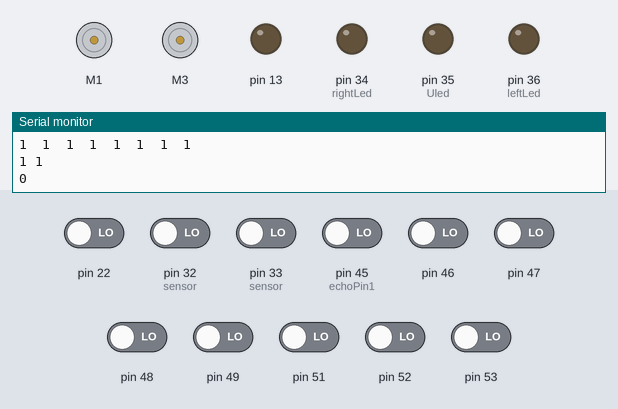
Bench run of a sketch on a simulated Arduino Mega 2560, built with avr-gcc and run on an emulated ATmega2560. Shown: 2 × DC motor (green arrow = forward, orange = backward, longer = faster), output pins drawn as LEDs (lit = HIGH), the last lines printed to the serial monitor. The test bench sets the inputs (shaded band); at power-on: pin 22, pin 32 (sensor), pin 33 (sensor), pin 45 (echoPin1), pin 46–49, pin 51–53 LOW. Pins used as bus, display or sensor lines are not drawn.

Above: at 13.1 s.
13.2 s: pin 22 driven HIGH
At 15.6 s:
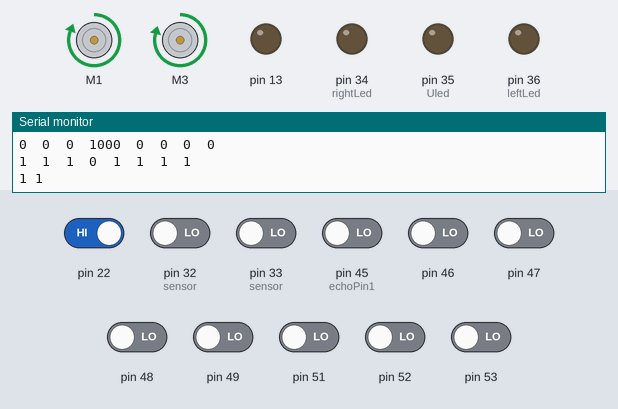
16.2 s: pin 32 (sensor) driven HIGH
At 18.5 s:
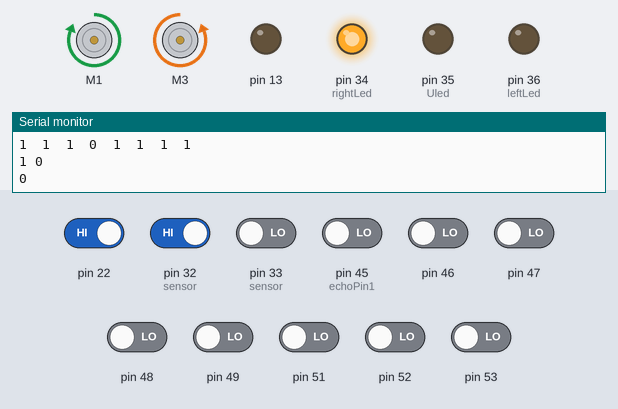
19.2 s: pin 32 (sensor) driven LOW
At 20.1 s:
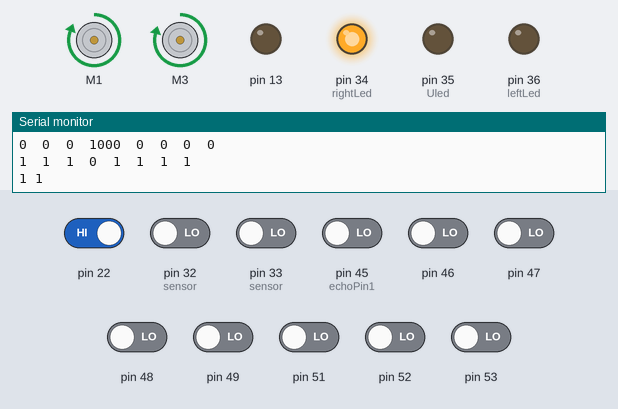
22.1 s: pin 33 (sensor) driven HIGH
At 24.1 s:
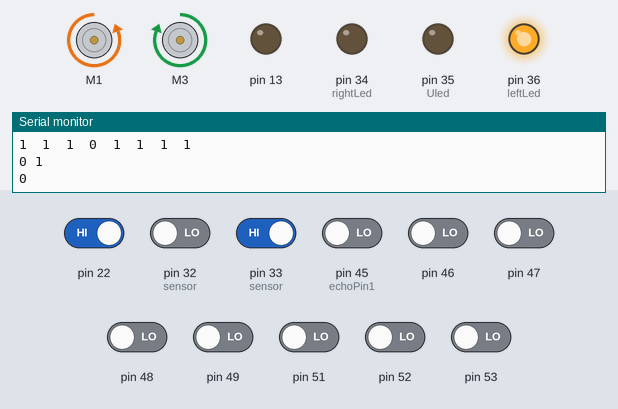
25.1 s: pin 33 (sensor) driven LOW
At 25.7 s:
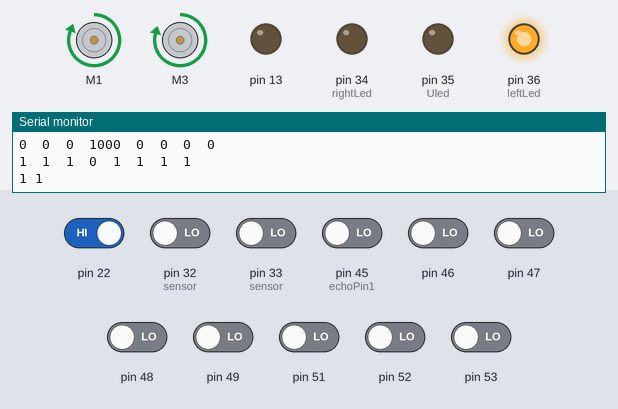
27.7 s: pin 46 driven HIGH
At 29.7 s:
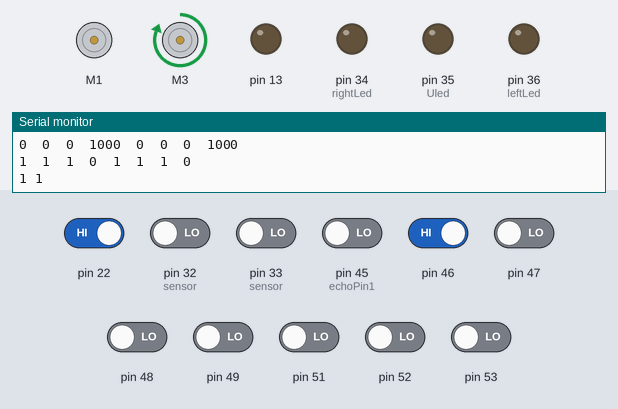
Timing chart, 0 to 31.7 s (numbered marks = the images above; inputs shaded):
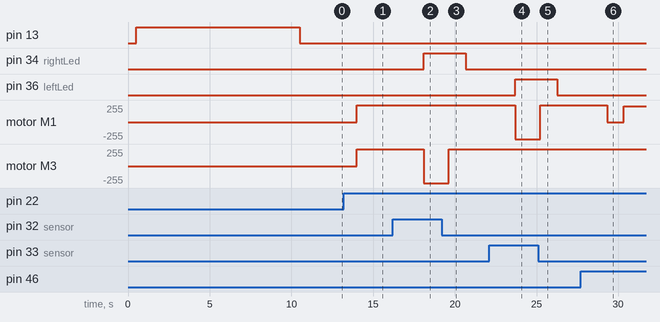

Measured:
- after the input at 13.2 s, motor M1: stopped → forward 255/255 after 0.80 s
- after the input at 16.2 s, pin 34 (rightLed): LOW → HIGH after 1.9 s; motor M3: forward 249/255 → backward 255/255 after 1.9 s
- after the input at 19.2 s, pin 34 (rightLed): HIGH → LOW after 1.5 s; motor M3: backward 255/255 → forward 249/255 after 0.42 s
- after the input at 22.1 s, pin 36 (leftLed): LOW → HIGH after 1.6 s; motor M1: forward 255/255 → backward 255/255 after 1.6 s; motor M3: forward 249/255 → forward 255/255 after 1.6 s
- after the input at 25.1 s, pin 36 (leftLed): HIGH → LOW after 1.2 s; motor M1: backward 255/255 → forward 255/255 after 0.12 s; motor M3: forward 255/255 → forward 249/255 after 0.12 s
- after the input at 27.7 s, motor M1: forward 255/255 → stopped after 1.6 s, → forward 237/255 1.0 s later; motor M3: forward 249/255 → forward 255/255 after 1.6 s

The sketch:

with_4_motors.ino
```cpp
#include <QTRSensors.h>
#include <AFMotor.h>

#define NUM_SENSORS   8     // number of sensors used
#define TIMEOUT       2500  // waits for 2500 microseconds for sensor outputs to go low
#define EMITTER_PIN   2     // emitter is controlled by digital pin 2

#define trigPin1 44
#define echoPin1 45


AF_DCMotor motor1(1), motor2(3);//motor4(3),motor3(4);

int delayValue = 500;

int crit = 500;
int SpeedMax = 255;
int high = 255;
int normal = SpeedMax;
// these are sonar variables
int speedmax = SpeedMax;
int speedL = 0;
int speedR = 0;


int sensorLeft, sensorRight;


// variables for sonar distance calculation
long Sonar_duration1, Sonar_distance1;

// PID gain for Wall follow
int Sonar_Kp = 50;
int Sonar_Kd = 20;
int Sonar_Ki = 0;

// pid calculation variables for sonar
int Sonar_preverror = 0;
int Sonar_error = 0;
int Sonar_derror = 0;
int Sonar_ierror = 0;

int Sonar_U;
int setpoint = 18; // Have to callibrate it according to the track.


// PID gain for line follow. initially set zero.
float Kp =0;
float Kd =0;
float Ki =0;

// PID calculation for wall follow.
int preverror = 0;
int error = 0;
int derror = 0;
int ierror = 0;
int U;

int Uled= 35;
int rightLed = 34;
int leftLed = 36;
//int sLed = 42;

int follow=0;
int notfollow=1;
float avg[10];
float total;


// sensors 0 through 7 are connected to digital pins 3 through 10, respectively
QTRSensorsRC qtrrc((unsigned char[]) {53, 52, 51, 22, 49, 48, 47, 46}, //53 left most sensor and 46 rightmost sensorValues[0]= LeftMost sensorValues[7]= rightMost
  NUM_SENSORS, TIMEOUT, EMITTER_PIN);
unsigned int sensorValues[NUM_SENSORS];


void setup()
{

  delay(500);
  pinMode(13, OUTPUT);
  digitalWrite(13, HIGH);    // turn on Arduino's LED to indicate we are in calibration mode
  for (int i = 0; i < 400; i++)  // make the calibration take about 10 seconds
  {
    qtrrc.calibrate();       // reads all sensors 10 times at 2500 us per read (i.e. ~25 ms per call)
  }
  digitalWrite(13, LOW);     // turn off Arduino's LED to indicate we are through with calibration

  // print the calibration minimum values measured when emitters were on
  Serial.begin(9600);


  for (int i = 0; i < NUM_SENSORS; i++)
  {
    Serial.print(qtrrc.calibratedMinimumOn[i]);
    Serial.print(' ');
  }
  Serial.println();

  // print the calibration maximum values measured when emitters were on
  for (int i = 0; i < NUM_SENSORS; i++)
  {
    Serial.print(qtrrc.calibratedMaximumOn[i]);
    Serial.print(' ');
  }
  Serial.println();
  Serial.println();
  delay(1000);

  Serial.println("Motor test!");

  // turn on motor
  motor1.setSpeed(SpeedMax);
  motor1.run(RELEASE);
  motor2.setSpeed(SpeedMax);
  motor2.run(RELEASE);

  for (int i=0; i<10; i++)
  {
  sensorRead();
  if (sensorValues[0]==1 && sensorValues[7]==1)
  {
    avg[i] = 0;
  }
  else avg[i] =1;
  }

  total = (avg[0]+avg[1]+avg[2]+avg[3]+avg[4]+avg[5]+avg[6]+avg[7]+avg[8]+avg[9])/10;
 if (total>0.5)
 {
   follow =1;
   notfollow=0;
 }
 else
 {
   follow =0;
   notfollow=1;
 }

   pinMode(Uled, OUTPUT);
   pinMode(rightLed, OUTPUT);
   pinMode(leftLed, OUTPUT);
   //pinMode(sLed, OUTPUT);

   pinMode(trigPin1, OUTPUT);
   pinMode(echoPin1, INPUT);

}


void loop()
{
  SpeedMax = normal;
  sensorRead();
  Side();

  Serial.println(Sonar_distance1);

  digitalWrite (Uled,LOW);
  digitalWrite (rightLed,LOW);
  digitalWrite (leftLed,LOW);
 /*
  if (sensorValues[0]!=follow && sensorValues[1] != follow && sensorValues[2] !=follow && sensorValues[3] != follow && sensorValues[4]!= follow && sensorValues[5] != follow && sensorValues[6] != follow && sensorValues[7] != follow  && sensorRight!=follow && sensorLeft!=follow && Sonar_distance1 > 25)
  {
   delay(400);
   if (sensorValues[0]!=follow && sensorValues[1] != follow && sensorValues[2] !=follow && sensorValues[3] != follow && sensorValues[4]!= follow && sensorValues[5] != follow && sensorValues[6] != follow && sensorValues[7] != follow  && sensorRight!=follow && sensorLeft!=follow && Sonar_distance1 > 25)
   {
     digitalWrite (Uled,HIGH);
     //delay(300);
     while(sensorValues[2] !=follow && sensorValues[3] !=follow && sensorValues[4] !=follow && sensorValues[5] !=follow)
     {
        turnU();
        sensorRead();
     }
   }

  }
  */

  // Follow Wall
  if (sensorValues[0]!=follow && sensorValues[1] != follow && sensorValues[2] !=follow && sensorValues[3] != follow && sensorValues[4]!= follow && sensorValues[5] != follow && sensorValues[6] != follow && sensorValues[7] != follow  && sensorRight!=follow && sensorLeft!=follow && Sonar_distance1 < 25)
  {
     while (sensorValues[0]!=follow && sensorValues[1] != follow && sensorValues[2] !=follow && sensorValues[3] != follow && sensorValues[4]!= follow && sensorValues[5] != follow && sensorValues[6] != follow && sensorValues[7] != follow)
    {
       Side();


       Sonar_error = setpoint - Sonar_distance1;

       Sonar_derror = Sonar_error - Sonar_preverror;
       Sonar_ierror += Sonar_error;
       Sonar_U = Sonar_Kp * Sonar_error + Sonar_Kd * Sonar_derror + Sonar_Ki * Sonar_ierror;
       Sonar_preverror = Sonar_error;


      if ( Sonar_U > 0 )
    {
      speedL = speedmax - Sonar_U;
      speedR = speedmax;
    }


    else if ( Sonar_U < 0 )
    {
      speedR = speedmax + Sonar_U;
      speedL = speedmax;
    }

    else
    {
      speedL = speedmax;
      speedR = speedmax;
    }


      if ( speedR < 1 )   speedR = 0;
      if ( speedL < 1 )   speedL = 0;

      motor1.run(FORWARD);
      motor1.setSpeed(speedL);


      motor2.run(FORWARD);
      motor2.setSpeed(speedR);


      Serial.print(Sonar_error);
      Serial.print("           ");
      Serial.print(speedL);
      Serial.print(" ");
      Serial.println(speedR);
      Serial.print(" ");
      Serial.println(Sonar_distance1);

      sensorRead();

    }
  }

  else if (sensorRight==follow)
  {

      digitalWrite (rightLed,HIGH);

      while(sensorRight==follow)
    {

      turnRight();
      delay(delayValue); // last editied
      sensorRead();
    }

  }


  else if(sensorRight==follow && sensorLeft==follow)
    {
      digitalWrite (rightLed,HIGH);

      while(sensorRight==follow)
    {

      turnRight();
      delay(delayValue); // last editied
      sensorRead();
    }
  }


  else if (sensorRight==follow  && (sensorValues[3] == follow || sensorValues[4] == follow))
  {
      digitalWrite (rightLed,HIGH);
      while(sensorRight==follow)
    {

      turnRight();
      delay(delayValue); // to be adjustable.
      sensorRead();
    }
 }
 //Turn Left while straight is available
 else if(sensorLeft ==follow  && sensorRight!=follow && (sensorValues[3] == follow || sensorValues[4] == follow))
  {
    digitalWrite (leftLed,HIGH);
    while (sensorLeft==follow)
    {
     turnLeft();
     delay(delayValue);
     sensorRead();
    }
  }

  // Turn left condition without intersection.
  else if (sensorLeft==follow && sensorRight!=follow && sensorValues[3]!=follow && sensorValues[4]!=follow)
  {
    digitalWrite (leftLed,HIGH);
    while(sensorValues[2]!=follow && sensorValues[3]!=follow && sensorValues[4]!=follow && sensorValues[5]!=follow)
    {
      turnLeft();
      //delay(300);
      sensorRead();
    }
  }


  //Turn Right Condition
  else if (sensorRight==follow && sensorLeft!=follow && sensorValues[3]!=follow && sensorValues[4]!=follow)
  {
    digitalWrite (rightLed,HIGH);
     while (sensorValues[2]!=follow && sensorValues[3]!=follow && sensorValues[4]!=follow && sensorValues[5]!=follow)
    {
      turnRight();
      sensorRead();
    }

  }


  else if(sensorValues[1]== follow || sensorValues[2]== follow || sensorValues[3]== follow || sensorValues[4]== follow || sensorValues[5]== follow || sensorValues[6]==follow)
  {
    SpeedMax=high;

    Kp = 6; //50
    Kd = 70; //100
    Ki = 0;
  }


  else
  {
    Kp = 100;
    Kd = 0;
    Ki = 0;
  }


  error =  (-4*sensorValues[0])  +(-3*sensorValues[1])  + (-2*sensorValues[2]) + (-1*sensorValues[3]) + (1*sensorValues[4]) + (2*sensorValues[5]) + (3*sensorValues[6])  +(4*sensorValues[7]);
  derror = error - preverror;
  ierror += error;
  U = Kp * error + Kd * derror + Ki * ierror;
  preverror = error;


  if(U<-SpeedMax) U=-SpeedMax;
  if(U>SpeedMax) U=SpeedMax;


  if(U>0)
  {
    motor1.run(FORWARD);
    motor1.setSpeed(SpeedMax);

    motor2.run(FORWARD);
    motor2.setSpeed(SpeedMax-U);


  }
  else if(U<0)
  {
    motor1.run(FORWARD);
    motor1.setSpeed(SpeedMax+U);


    motor2.run(FORWARD);
    motor2.setSpeed(SpeedMax);

  }
  else if (error==0)
  {
    motor1.run(FORWARD);
    motor1.setSpeed(SpeedMax);

    motor2.run(FORWARD);
    motor2.setSpeed(SpeedMax);

  }
  else if (U==0)
  {
    motor1.run(FORWARD);
    motor1.setSpeed(SpeedMax);

    motor2.run(FORWARD);
    motor2.setSpeed(SpeedMax);

  }


}


void sensorRead()
{
  // read calibrated sensor values and obtain a measure of the line position from 0 to 5000
  // To get raw sensor values, call:
  //  qtrrc.read(sensorValues); instead of unsigned int position = qtrrc.readLine(sensorValues);
  unsigned int position = qtrrc.readLine(sensorValues);

  // print the sensor values as numbers from 0 to 1000, where 0 means maximum reflectance and
  // 1000 means minimum reflectance, followed by the line position
  for (unsigned char i = 0; i < NUM_SENSORS; i++)
  {
    Serial.print(sensorValues[i]);
    Serial.print('\t');
  }
  Serial.println(); // uncomment this line if you are using raw values
  //Serial.println(position); // comment this line out if you are using raw values

  //delay(250);

  for (unsigned char i = 0; i < NUM_SENSORS; i++)
  {
    if(sensorValues[i]<crit)
     {
       sensorValues[i]=1;
     }
     else sensorValues[i]=0;
  }

  //for black line 0 1 for white line 1 0
  for (unsigned char i = 0; i < NUM_SENSORS; i++)
  {
    Serial.print(sensorValues[i]);
    Serial.print('\t');
  }
  Serial.println(); // uncomment this line if you are using raw values

   sensorLeft = digitalRead(33);
   if (sensorLeft == 1)
   {
     sensorLeft=0;
   }
   else sensorLeft =1;
   Serial.print(sensorLeft);
   Serial.print(' ');

   sensorRight = digitalRead(32);
   if (sensorRight == 1)
   {
     sensorRight=0;
   }
   else sensorRight =1;

   Serial.print(sensorRight);
   Serial.println(' ');

   Serial.println(); // uncomment this line if you are using raw values
   //delay(1000);
}


void Side()
{
  digitalWrite(trigPin1, LOW);
  delay(2);
  digitalWrite(trigPin1, HIGH);
  delay(10);
  digitalWrite(trigPin1, LOW);
  Sonar_duration1 = pulseIn(echoPin1, HIGH);
  Sonar_distance1 = (Sonar_duration1/2) / 29.1;
}


void Stop()
{

    motor1.run(FORWARD);
    motor1.setSpeed(0);

    motor2.run(FORWARD);
    motor2.setSpeed(0);

}

void turnLeft()
{
    motor1.run(BACKWARD);
    motor1.setSpeed(SpeedMax);

    motor2.run(FORWARD);
    motor2.setSpeed(SpeedMax);
}


void turnRight()
{
    motor1.run(FORWARD);
    motor1.setSpeed(SpeedMax);

    motor2.run(BACKWARD);
    motor2.setSpeed(SpeedMax);
}

void goStraight()
{
    motor1.run(FORWARD);
    motor1.setSpeed(SpeedMax);


    motor2.run(FORWARD);
    motor2.setSpeed(SpeedMax);

}

void turnU()
{
    motor1.run(FORWARD);
    motor1.setSpeed(SpeedMax);


    motor2.run(BACKWARD);
    motor2.setSpeed(SpeedMax);
}
```
